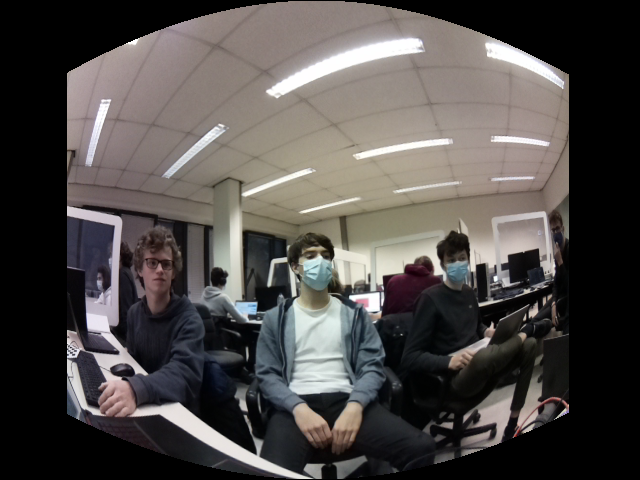
#> input picture programs/cylindrical_projection/cylindrical_projection_images/left0_cyl.png, 640 x 480 px, found by its file name
$ python manueel_samenvoegen_voor_sweatshop.py
#> lines starting #> are read from the running program, lines starting #| are printed output that depends on the picture
import cv2
import numpy as np
img1 = cv2.imread("cylindrical_projection_images\left0_cyl.png")
#> img1 is the input picture: shape (480, 640, 3); mean B, G, R 73.1, 75.2, 79.2
img2 = cv2.imread("cylindrical_projection_images/right0_cyl.png")
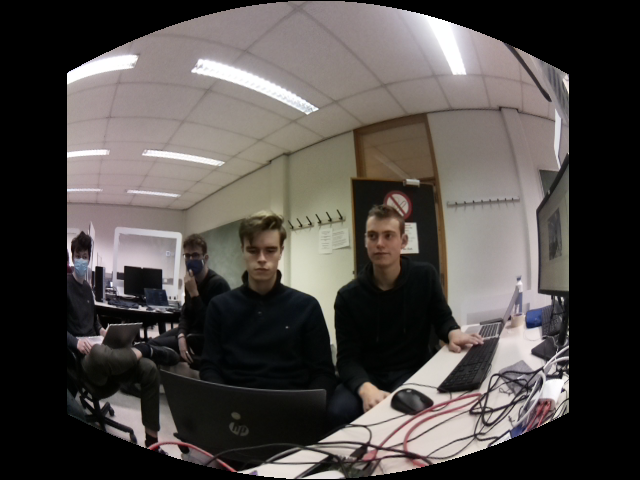
#> input picture programs/cylindrical_projection/cylindrical_projection_images/right0_cyl.png, 640 x 480 px
#> img2 is the input picture: shape (480, 640, 3); mean B, G, R 72, 75, 79.9

vis = np.concatenate((img1[:, 0:437], img2[:, 70:]), axis=1)
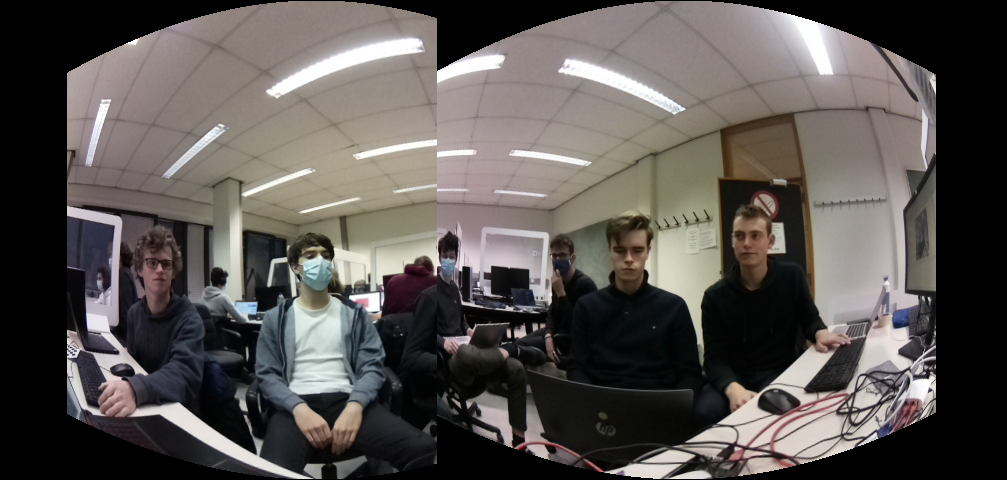
#> vis: shape (480, 1007, 3); mean B, G, R 81.5, 84.3, 89.2
cv2.imwrite('out.png', vis)
